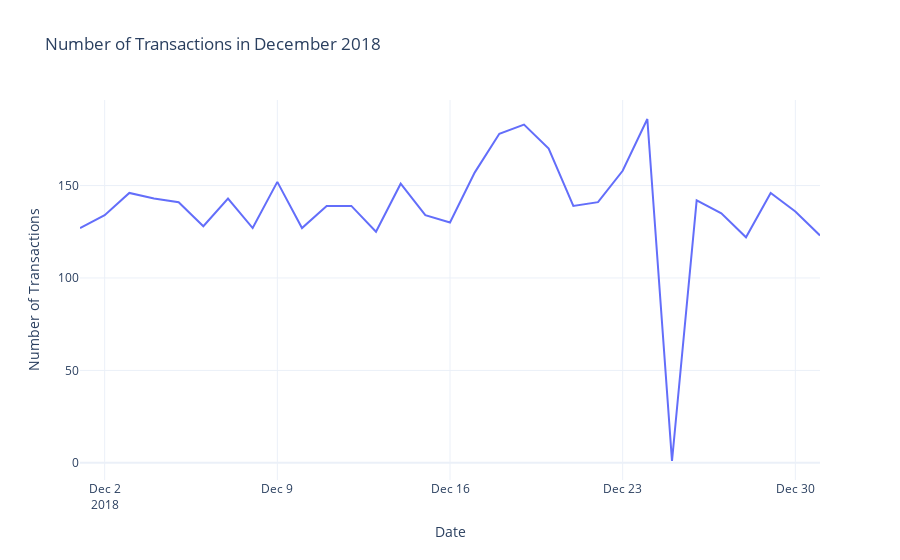

Here is the notebook cell this chart was saved with:
### Code cell
transaction_counts = merged_df.groupby('DATE').size().reset_index(name='transaction_count')

december_data = transaction_counts[(transaction_counts['DATE'] >= '2018-12-01') & (transaction_counts['DATE'] <= '2018-12-31')]

scatter_plot = go.Scatter(x=december_data['DATE'], y=december_data['transaction_count'], mode='lines', name='Number of Transactions')

# Create layout with x-axis range limited to December
layout = go.Layout(title='Number of Transactions in December 2018', xaxis=dict(title='Date', range=['2018-12-01', '2018-12-31']), yaxis=dict(title='Number of Transactions'))

# Create Figure object
fig = go.Figure(data=[scatter_plot], layout=layout)

# Show the plot
fig.show()

### Figure 1 — Plotly figure (JSON) as saved in the notebook; plotly's stock layout.template omitted (floating-point values rounded to 4 significant figures)
{"data": [{"mode": "lines", "name": "Number of Transactions", "type": "scatter", "x": ["2018-12-01T00:00:00", "2018-12-02T00:00:00", "2018-12-03T00:00:00", "2018-12-04T00:00:00", "2018-12-05T00:00:00", "2018-12-06T00:00:00", "2018-12-07T00:00:00", "2018-12-08T00:00:00", "2018-12-09T00:00:00", "2018-12-10T00:00:00", "2018-12-11T00:00:00", "2018-12-12T00:00:00", "2018-12-13T00:00:00", "2018-12-14T00:00:00", "2018-12-15T00:00:00", "2018-12-16T00:00:00", "2018-12-17T00:00:00", "2018-12-18T00:00:00", "2018-12-19T00:00:00", "2018-12-20T00:00:00", "2018-12-21T00:00:00", "2018-12-22T00:00:00", "2018-12-23T00:00:00", "2018-12-24T00:00:00", "2018-12-25T00:00:00", "2018-12-26T00:00:00", "2018-12-27T00:00:00", "2018-12-28T00:00:00", "2018-12-29T00:00:00", "2018-12-30T00:00:00", "2018-12-31T00:00:00"], "y": [127, 134, 146, 143, 141, 128, 143, 127, 152, 127, 139, 139, 125, 151, 134, 130, 157, 178, 183, 170, 139, 141, 158, 186, 1, 142, 135, 122, 146, 136, 123]}], "layout": {"title": {"text": "Number of Transactions in December 2018"}, "xaxis": {"range": ["2018-12-01", "2018-12-31"], "title": {"text": "Date"}}, "yaxis": {"title": {"text": "Number of Transactions"}}}}
